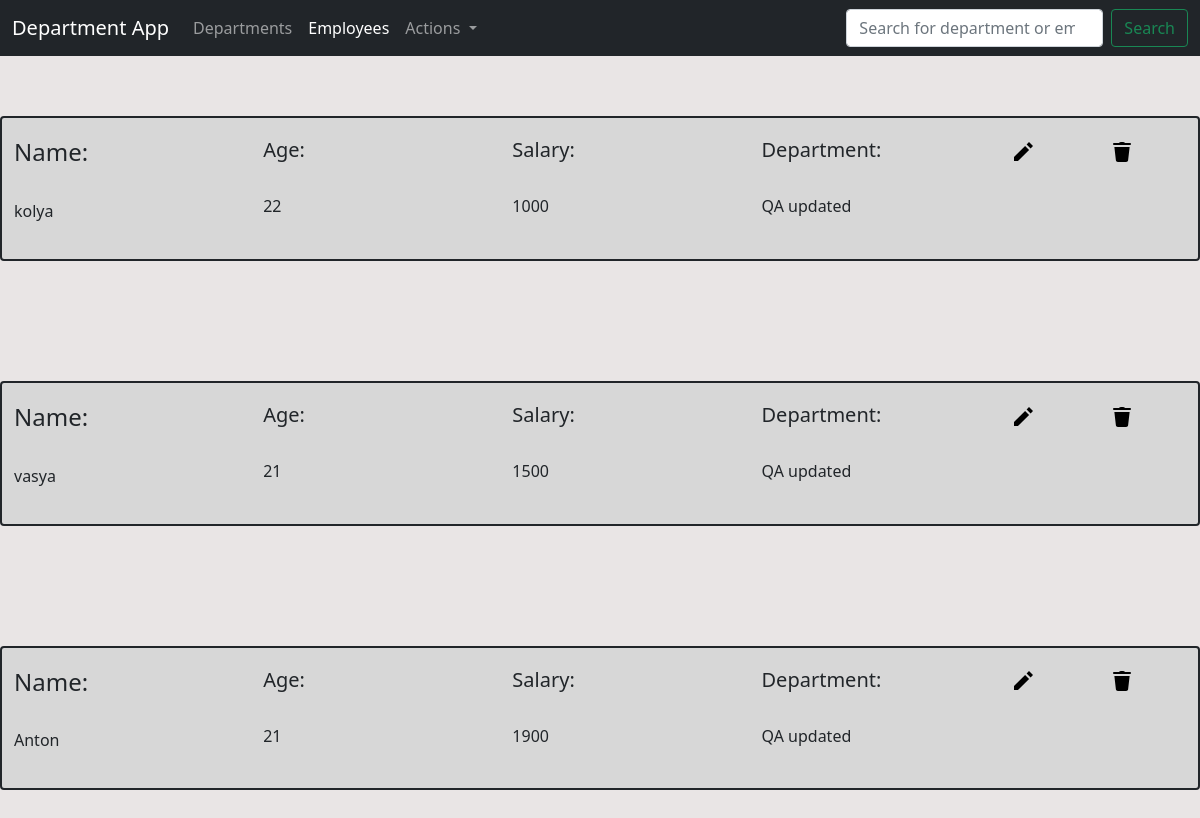
Page /employees on the earlier database version.
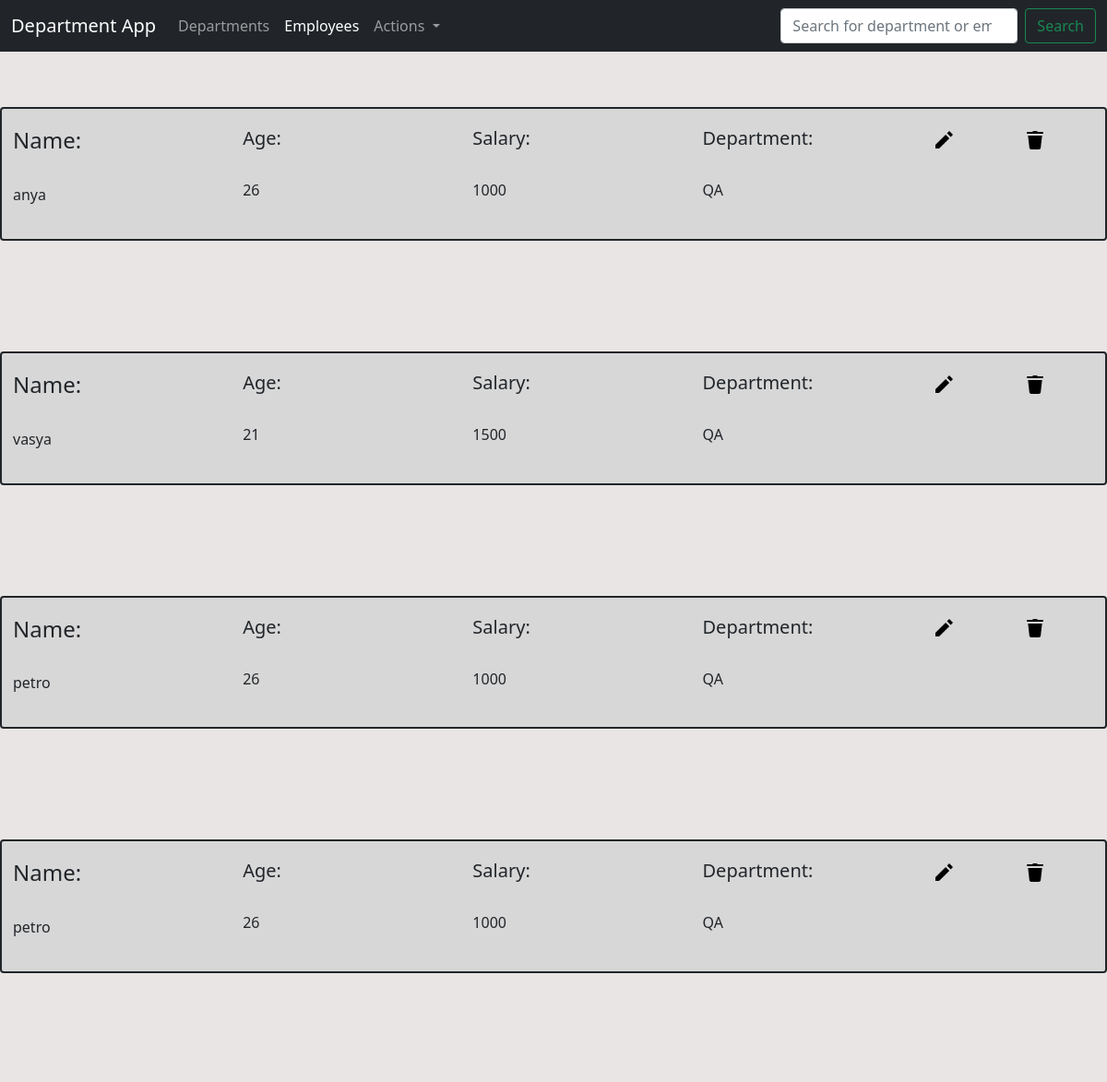
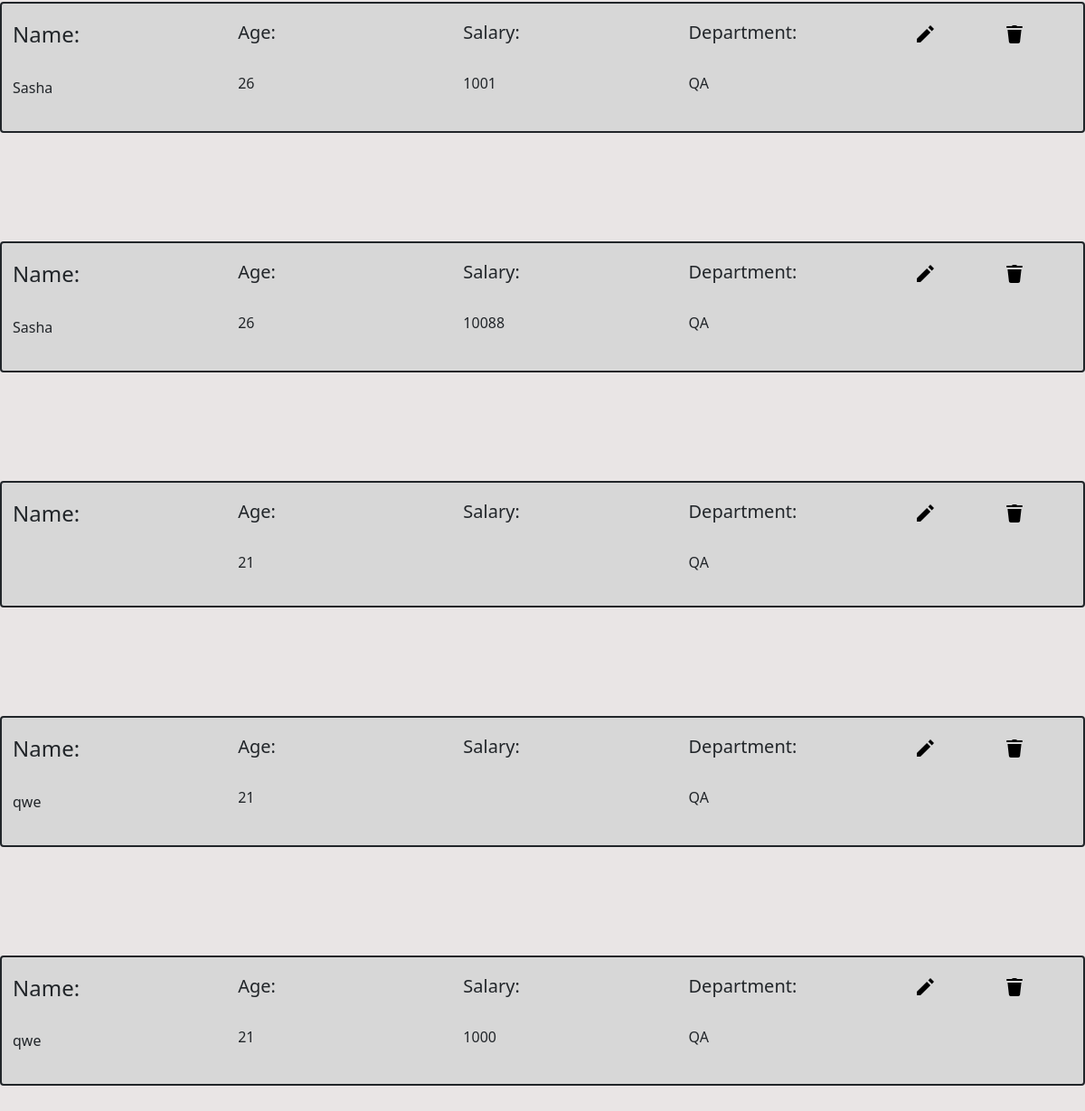
Same page on the later database version (2 pictures, top to bottom).
### department_app/models/employee_model.py (models this page shows, shortened)
class Employees(db.Model):
    id = db.Column(db.Integer, primary_key = True)
    emp_name = db.Column(db.String(50), nullable = False)
    emp_db = db.Column(db.String, nullable = False)
    emp_salary = db.Column(db.Integer, nullable = False)
    emp_department = db.Column(db.String(50), nullable = False)

### department_app/views/employees_view.py (the view)
@app.route("/employees")
def employees():
    age = {elem.id: count_age(elem.id) for elem in Employees.query.all()}
    return render_template('employees.html', all_emps = Employees.query.all(), age = age, menu = menu, dropdown = dropdown, title = 'Employees')

### department_app/service/common_funcs.py (called while the page is built)
def count_age(emp):
    temp = datetime.datetime.strptime(Employees.query.filter_by(id = emp).first().emp_db, "%Y-%m-%d")
    today = datetime.date.today()
    return today.year - temp.year - ((today.month, today.day) < (temp.month, temp.day))

### department_app/templates/employees.html (shortened to what this page needs)
{% extends 'base.html' %}
{% block content %}
{% for data in all_emps %}
    <section id="section-{{data.id}}">
      <div class="container-xxl">
        <div class="row">
          <span class="border border-dark border-2 rounded"  style="background-color: #D7D7D7;">
              <div class="row">
                  <div class="col">
                    <h4>Name:</h4>
                    <br>
                    <p>{{ data.emp_name }}</p>
                  </div>
                  <div class="col">
                    <h5>Age:</h5>
                    <br>
                    <p>{{age[data.id]}}</p>
                  </div>
                  <div class="col">
                    <h5>Salary:</h5>
                    <br>
                    <p>{{ data.emp_salary }}</p>
                  </div>
                  <div class="col">
                    <h5>Department:</h5>
                    <br>
                    <p>{{ data.emp_department }}</p>
                  </div>
                  <div class="col-1 align-items-end">
                    <a id="edit-{{data.id}}" href="employees/edit/{{data.id}}">
                      <img src = "../static/images/icons8-edit-24.svg", alt="Edit" style="padding-right: 60px">
                    </a>
                  </div>
                  <div class="col-1 align-items-end">
                    <a id="delete-{{data.id}}" href="employees/delete/{{data.id}}">
                      <img src = "../static/images/icons8-delete-24.svg", alt="Delete">
                    </a>
                  </div>
                </div>
          </span>
        </div>
      </div>
  </section>
{% endfor %}
{% endblock -%}

Differences in the rows shown:
removed Employees: emp_name "Anton", age "21", emp_salary "1900", emp_department "QA updated"
changed Employees: emp_name "kolya" → "anya"; age "22" → "26"; emp_department "QA updated" → "QA"
changed Employees "vasya": emp_department "QA updated" → "QA"
added Employees: emp_name "petro", age "26", emp_salary "1000", emp_department "QA"
added Employees: emp_name "petro", age "26", emp_salary "1000", emp_department "QA"
added Employees: emp_name "Sasha", age "26", emp_salary "1001", emp_department "QA"
added Employees: emp_name "Sasha", age "26", emp_salary "10088", emp_department "QA"
added Employees: age "21", emp_department "QA"
added Employees: emp_name "qwe", age "21", emp_department "QA"
added Employees: emp_name "qwe", age "21", emp_salary "1000", emp_department "QA"
